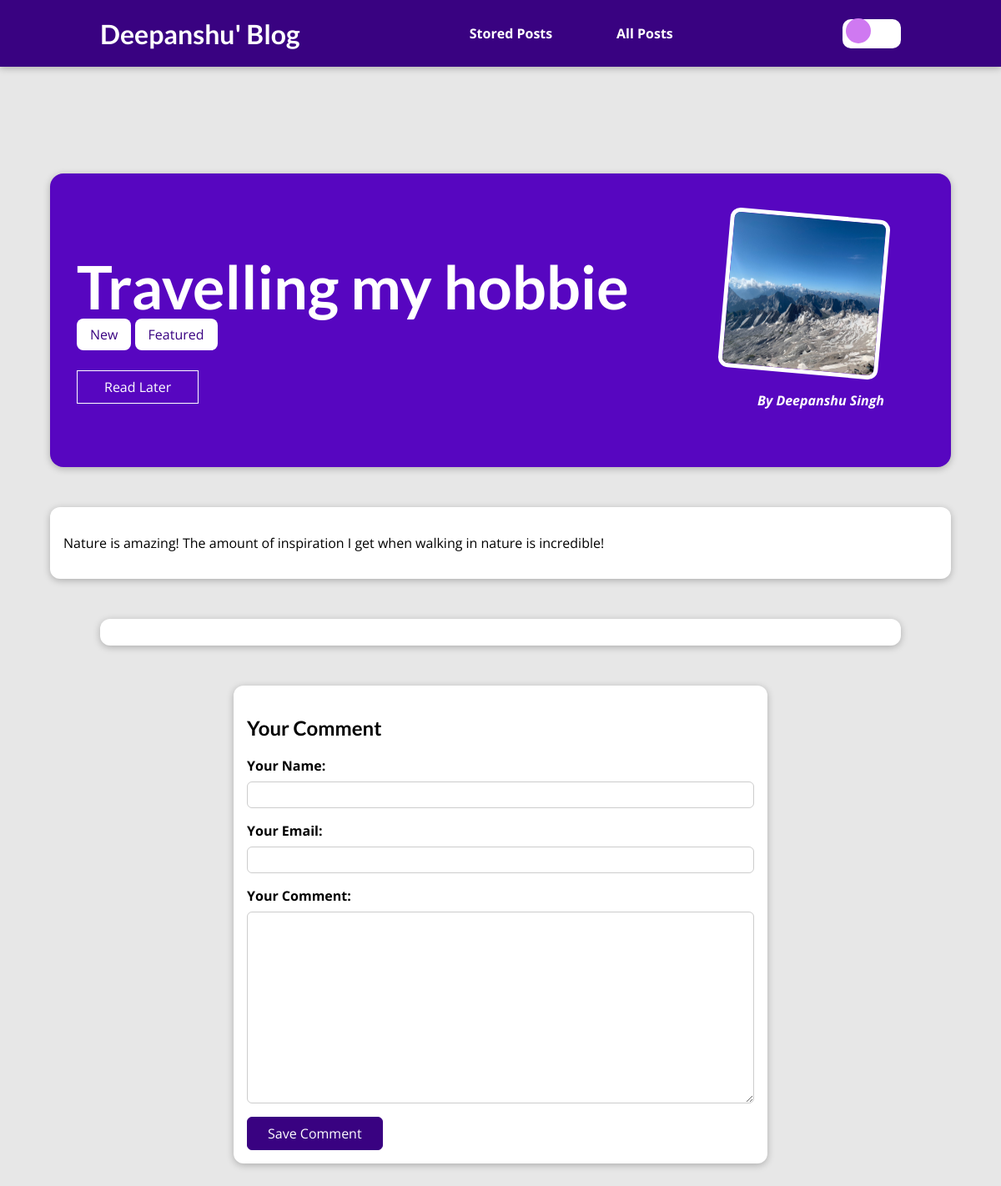
/posts/travelling-my-hobbie, run on the app's committed database.
### blog/models.py (models this page shows, shortened)
class Post(models.Model):
    title = models.CharField(max_length=150)
    excerpt = models.CharField(max_length=200)
    image = models.ImageField(upload_to="posts", null=True)
    date = models.DateField(auto_now=True)
    slug = models.SlugField(unique=True, db_index=True)
    content = models.TextField(validators=[MinLengthValidator(10)])
    author = models.ForeignKey(
        Author, on_delete=models.SET_NULL, null=True, related_name="posts")
    tags = models.ManyToManyField(Tag)

class Tag(models.Model):
    caption = models.CharField(max_length=20)

class Author(models.Model):
    first_name = models.CharField(max_length=100)
    last_name = models.CharField(max_length=100)
    email_address = models.EmailField()
    def full_name(self):
        return f"{self.first_name} {self.last_name}"
    def __str__(self):
        return self.full_name()

### blog/views.py (the view, shortened to what this page needs)
# urls.py: path("posts/<slug:slug>", views.SinglePostView.as_view(),
class SinglePostView(View):
    def is_stored_post(self, request, post_id):
        stored_posts = request.session.get("stored_posts")
        if stored_posts is not None:
          is_saved_for_later = post_id in stored_posts
        else:
          is_saved_for_later = False
        return is_saved_for_later
    def get(self, request, slug):
        post = Post.objects.get(slug=slug)
        context = {
            "post": post,
            "post_tags": post.tags.all(),
            "comment_form": CommentForm(),
            "comments": post.comments.all().order_by("-id"),
            "saved_for_later": self.is_stored_post(request, post.id)
        }
        return render(request, "blog/post-detail.html", context)

### blog/forms.py
class CommentForm(forms.ModelForm):
    class Meta:
        model = Comment
        exclude = ["post"]
        labels = {
          "user_name": "Your Name",
          "user_email": "Your Email",
          "text": "Your Comment"
        }

### blog/templates/blog/post-detail.html (shortened to what this page needs)
{% extends "base.html" %}
{% load static %}
{% block css_files %}
<link rel="stylesheet" href="{% static "blog/post-detail.css" %}" />
{% endblock %}
{% block content %}
<section id="summary">
  <h2>{{ post.title }}</h2>
  <div>
    {% for tag in post_tags %}
      <span class="tag">{{ tag.caption }}</span>
    {% endfor %}
  </div>
  <div id="read-later">
    <form action="{% url "read-later" %}" method="POST">
      <button>
        {% if saved_for_later %}
          Remove from "Read Later" List
        {% else %}
          Read Later
        {% endif %}
      </button>
    </form>
  </div>
  <article>
    <img src="{{ post.image.url }}" alt="{{ post.title }}" />
    <address>By <a href="mailto:{{ post.author.email_address }}">{{ post.author }}</a></address>
  </article>
</section>
<main>
  {{ post.content|linebreaks }}
</main>
<section id="comments">
</section>
<section id="comment-form">
  <h2>Your Comment</h2>
  <form action="{% url "post-detail-page" post.slug %}" method="POST">
    {% for form_field in comment_form %}
      <div class="form-control {% if form_field.errors %}invalid{% endif %}">
        {{ form_field.label_tag }}
        {{ form_field }}
      </div>
    {% endfor %}
    <button>Save Comment</button>
  </form>
</section>
{% endblock %}

### templates/base.html (shortened to what this page needs)
{% load static %}
<!DOCTYPE html>
<html lang="en">
<head>
  <link rel="stylesheet" href="{% static "app.css" %}">
  {% block css_files %}{% endblock %}
</head>
<body>
    <header id="main-navigation">
      <h1><a href="{% url "starting-page" %}">Deepanshu' Blog</a></h1>
      <nav>
        <a href="{% url "read-later" %}">Stored Posts</a>
        <a href="{% url "posts-page" %}">All Posts</a>
      </nav>
      <div class="darkbtn">
          <button id="theme-toggle" class="toggle-button">
              <span class="toggle-icon" id="toggle-icon"></span>
          </button>
      </div>
    </header>
  {% block content %}
  {% endblock %}
</body>
</html>

### static/app.css (style rules this page uses)
* { box-sizing: border-box; }
html { font-family: 'Open Sans', 'Lato', sans-serif; }
body { margin: 0; }
h1, h2, h3 { font-family: 'Lato', sans-serif; font-weight: bold; }
#main-navigation { width: 100%; height: 5rem; display: flex; justify-content: space-between; align-items: center; padding: 0 10%; position: absolute; top: 0; left: 0; z-index: 99; background: transparent; position:sticky; backdrop-filter: blur(2px); }
#main-navigation nav { display: flex; width:40%; justify-content: center; gap:20%; }
.darkbtn { background-color: #fff; border-radius: 10px; }
.toggle-button { background-color: transparent; border: none; cursor: pointer; outline: none; padding: 0; position: relative; width: 60px; height: 30px; margin-left: 10px; }
.toggle-icon { position: absolute; width: 50%; height: 100%; background-color: #cf79f1; border-radius: 50px; bottom: 1px; right:60%; transition: transform 0.3s ease, background-color 0.3s ease; }
#main-navigation a { text-decoration: none; color: white; font-weight: bold; }

### blog/static/blog/post-detail.css (style rules this page uses)
body { background-color: #e7e7e7; }
#main-navigation { background-color: #390281; box-shadow: 0 2px 8px rgba(0, 0, 0, 0.25); }
#summary { margin: 8rem auto 3rem auto; padding: 2rem; width: 90%; max-width: 90rem; border-radius: 16px; background-color: #5706c0; position: relative; box-shadow: 0 2px 8px rgba(0, 0, 0, 0.25); height: 22rem; }
#summary h2 { color: white; font-size: 4.5rem; margin-bottom: 0.25rem; }
#summary article { position: absolute; top: 2rem; right: 3rem; padding: 1rem 2rem; border-radius: 12px; text-align: right; color: white; }
#summary article img { width: 12rem; height: 12rem; border-radius: 12px; transform: rotateZ(5deg); border: 5px solid white; margin-bottom: 1rem; }
#summary address { font-weight: bold; }
#summary a { color: white; text-decoration: none; }
#read-later { margin: 2rem 0; }
#read-later button { background-color: transparent; border: 1px solid white; padding: 0.5rem 2rem; font: inherit; color: white; cursor: pointer; transition: 0.35s; }
main { width: 90%; max-width: 90rem; margin: 3rem auto; background-color: white; padding: 1rem; border-radius: 12px; box-shadow: 0 2px 8px rgba(0, 0, 0, 0.25); }
.tag { background-color: white; color: #390281; padding: 0.5rem 1rem; border-radius: 8px; }
#comment-form { margin: 3rem auto; width: 90%; max-width: 40rem; border-radius: 12px; background-color: white; box-shadow: 0 2px 8px rgba(0, 0, 0, 0.25); padding: 1rem; }
#comment-form button { font: inherit; background-color: #390281; color: white; border: 1px solid #390281; padding: 0.5rem 1.5rem; border-radius: 6px; cursor: pointer; }
.form-control { margin-bottom: 1rem; }
.form-control label { font-weight: bold; margin-bottom: 0.5rem; display: block; }
.form-control input, .form-control textarea { display: block; width: 100%; font: inherit; padding: 0.25rem; border-radius: 6px; border: 1px solid #ccc; }
#comments { margin: 3rem auto; width: 90%; max-width: 60rem; border-radius: 12px; background-color: white; box-shadow: 0 2px 8px rgba(0, 0, 0, 0.25); padding: 1rem 2rem; }

### data on the page
Post: title "Travelling my hobbie", image (picture), author "Deepanshu Singh", content "Nature is amazing! The amount of inspiration I get when walking in nature is incredible!"
Tag: caption "New"
Tag: caption "Featured"
